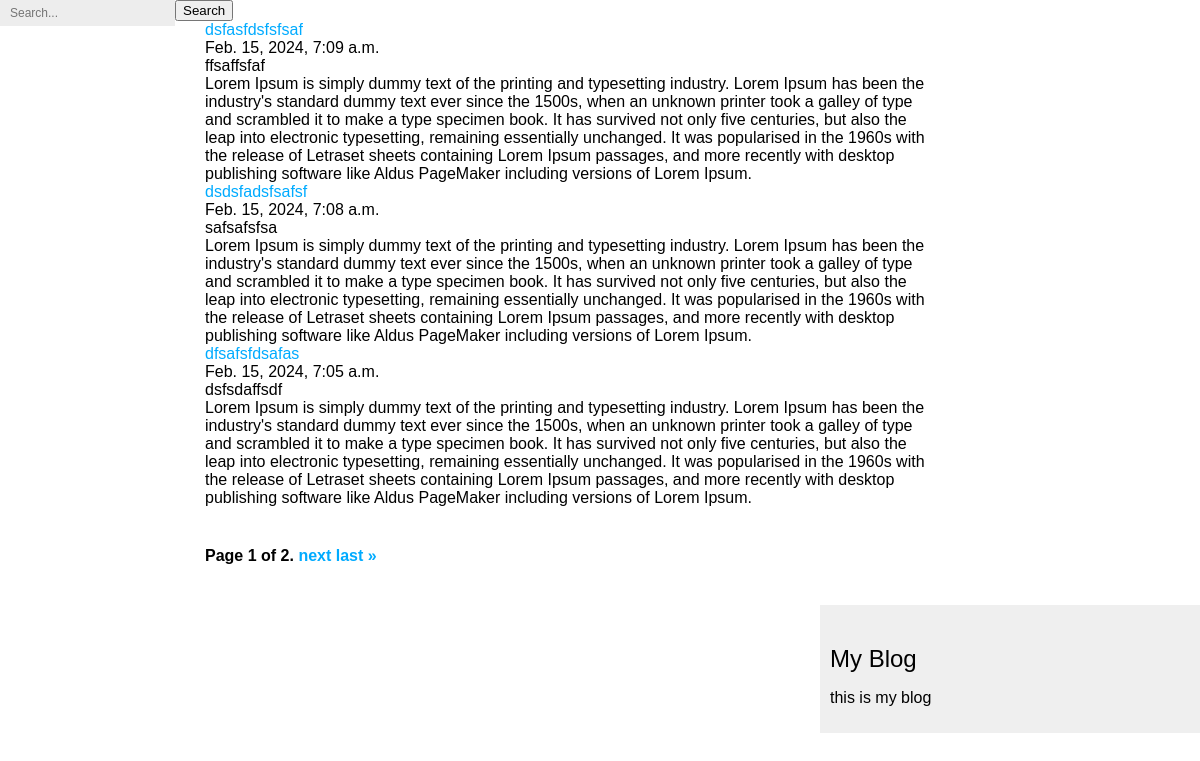
The app's page /thesis/, older data.
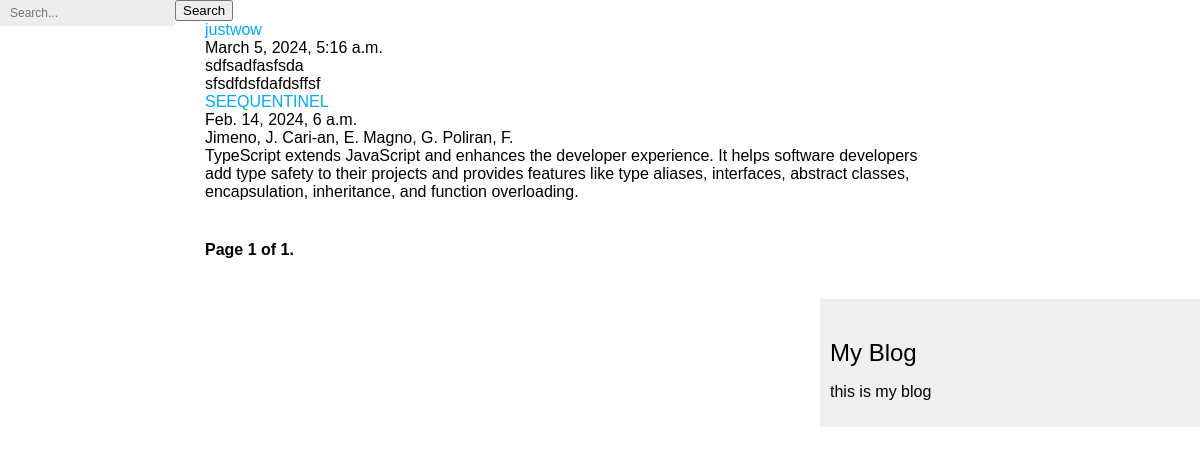
The same page, newer data.
### thesis/models.py (models this page shows, shortened)
class Post(models.Model):
    class Status(models.TextChoices):
        DRAFT = 'DF', 'Draft'
        PUBLISHED = 'PB', 'Published'
    title = models.CharField(max_length=250)
    slug = models.SlugField(max_length=250, unique_for_date="publish")
    the_one_who_posted = models.ForeignKey(
        User, on_delete=models.CASCADE, related_name="capstone_posts"
    )
    abstract = models.TextField()
    authors = models.CharField(max_length=500)
    adviser = models.CharField(max_length=250)
    panels = models.CharField(max_length=500)
    status = models.CharField(
        max_length=3, choices=Status.choices, default=Status.DRAFT
    )
    publish = models.DateTimeField(default=timezone.now)
    created = models.DateTimeField(auto_now_add=True)
    updated = models.DateTimeField(auto_now=True)
    tags = TaggableManager()
    class Meta:
        ordering = ["-publish"]
        indexes = [
            models.Index(fields=["-publish"]),
        ]
    def get_absolute_url(self):
        return reverse(
            "thesis:thesis_details",
            args=[self.publish.year, self.publish.month, self.publish.day, self.slug],
        )

### thesis/views.py (the view)
# urls.py: path("", views.thesis_list, name="thesis_list"),
def thesis_list(request):
    post = Post.objects.all()
    paginator = Paginator(post, 3)
    page_number = request.GET.get("page")
    try:
        post = paginator.page(page_number)
    except PageNotAnInteger:
        post = paginator.page(1)
    except EmptyPage:
        post = paginator.page(paginator.num_pages)
    return render(request, "thesis/pagination.html", {"post": post})

### thesis/templates/thesis/pagination.html (shortened to what this page needs)
{% extends "base.html"%} {% block content %}
<div class="container">
  {% for post in post %}
  <div class="item">
    <div class="title">
      <a href="{{ post.get_absolute_url }}">{{ post.title }}</a>
    </div>
    <div class="publish">{{ post.publish }}</div>
    <div>{{ post.authors }}</div>
    <div>{{post.abstract}}</div>
  </div>
  {% endfor %}
</div>
<div class="pagination">
  <span class="step-links">
    <span class="current">
      Page {{ post.number }} of {{ post.paginator.num_pages }}.
    </span>
    {% if post.has_next %}
    <a href="?page={{ post.next_page_number }}">next</a>
    <a href="?page={{ post.paginator.num_pages }}">last &raquo;</a>
    {% endif %}
  </span>
</div>
{% endblock %}

### thesis/templates/base.html (shortened to what this page needs)
{% load static %}
<!DOCTYPE html>
<html lang="en">
<head>
  <link rel="stylesheet" href="{% static 'css/style.css' %}" />
</head>
<body>
  {% include "thesis/post/includes/search_form.html" %}
  <div id="content">
    {% block content %}
    {% endblock %}
  </div>
  <div id="sidebar">
    <h2>My Blog</h2>
    <p>this is my blog</p>
  </div>
</body>
</html>

### thesis/templates/thesis/post/includes/search_form.html
<form action="{% url 'thesis:thesis_search' %}">
    <input type="text" name="keyword" placeholder="Search...">
    <button type="submit">Search</button>
</form>

### thesis/static/css/style.css (style rules this page uses)
body { margin:0; padding:0; font-family:helvetica, sans-serif; }
a { color:#00abff; text-decoration:none; }
h2 { font-weight:normal; margin:30px 0 0; }
#content { float:left; width:60%; padding:0 0 0 30px; }
#sidebar { float:right; width:30%; padding:10px; background:#efefef; height:100%; }
.pagination { margin:40px 0; font-weight:bold; }
input, textarea { clear:both; float:left; margin:0 0 10px; background:#ededed; border:0; padding:6px 10px; font-size:12px; }

Row changes from the older to the newer data that the page shows:
removed Post: title "dsfasfdsfsfsaf", publish "Feb. 15, 2024, 7:09 a.m.", authors "ffsaffsfaf", abstract "Lorem Ipsum is simply dummy text of the printing and typesetting industry. Lorem Ipsum has been the industry's standard dummy text ever since the 1500s, when an unknown printer took a galley of type and scrambled it to make a type specimen book. It has survived not only five centuries, but also the leap into electronic typesetting, remaining essentially unchanged. It was popularised in the 1960s with the release of Letraset sheets containing Lorem Ipsum passages, and more recently with desktop publishing software like Aldus PageMaker including versions of Lorem Ipsum."
removed Post: title "dsdsfadsfsafsf", publish "Feb. 15, 2024, 7:08 a.m.", authors "safsafsfsa", abstract "Lorem Ipsum is simply dummy text of the printing and typesetting industry. Lorem Ipsum has been the industry's standard dummy text ever since the 1500s, when an unknown printer took a galley of type and scrambled it to make a type specimen book. It has survived not only five centuries, but also the leap into electronic typesetting, remaining essentially unchanged. It was popularised in the 1960s with the release of Letraset sheets containing Lorem Ipsum passages, and more recently with desktop publishing software like Aldus PageMaker including versions of Lorem Ipsum."
removed Post: title "dfsafsfdsafas", publish "Feb. 15, 2024, 7:05 a.m.", authors "dsfsdaffsdf", abstract "Lorem Ipsum is simply dummy text of the printing and typesetting industry. Lorem Ipsum has been the industry's standard dummy text ever since the 1500s, when an unknown printer took a galley of type and scrambled it to make a type specimen book. It has survived not only five centuries, but also the leap into electronic typesetting, remaining essentially unchanged. It was popularised in the 1960s with the release of Letraset sheets containing Lorem Ipsum passages, and more recently with desktop publishing software like Aldus PageMaker including versions of Lorem Ipsum."
added Post: title "justwow", publish "March 5, 2024, 5:16 a.m.", authors "sdfsadfasfsda", abstract "sfsdfdsfdafdsffsf"
now on this page (row edited): Post: title "SEEQUENTINEL", publish "Feb. 14, 2024, 6 a.m.", authors "Jimeno, J. Cari-an, E. Magno, G. Poliran, F.", abstract "TypeScript extends JavaScript and enhances the developer experience. It helps software developers add type safety to their projects and provides features like type aliases, interfaces, abstract classes, encapsulation, inheritance, and function overloading."
Text that changed along with them:
{{ post.paginator.num_pages }}: "2" → "1"
text no longer shown: "next last »"
